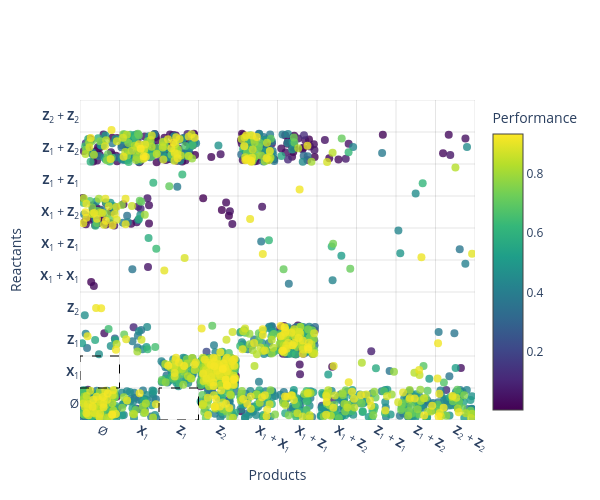

This figure's notebook cell:
### Code cell
# Plot the reactant-product scatter for the top unfiltered IOCRNs
rewards_sorted = [iocrn.last_task_info['reward'] for iocrn in all_iocrns_sorted]

plot_reactant_product_scatter(
    all_iocrns_sorted[0:n_unfiltered],
    perf=rewards_sorted[0:n_unfiltered],
    species_labels=species_labels,
    max_order= mak_order,
    num_reactions_template=num_reactions_template,
    title="",
    cmap_name="viridis",
    max_ticks=20,
    figsize=(6, 5),
    jitter_scale=0.45,
    use_plotly=True  # <--- ENABLE INTERACTIVE PLOTTING WITH PLOTLY
)

### Figure 1 — Plotly figure (JSON) as saved in the notebook; plotly's stock layout.template omitted (floating-point values rounded to 4 significant figures; data arrays with more than 128 entries replaced by an {"elided": "..."} marker saying what was removed)
{"data": [{"hovertemplate": "%{text}<extra></extra>", "marker": {"color": {"elided": "2000 float values"}, "colorbar": {"title": {"text": "Performance"}}, "colorscale": [[0, "#440154"], [0.1111, "#482878"], [0.2222, "#3e4989"], [0.3333, "#31688e"], [0.4444, "#26828e"], [0.5556, "#1f9e89"], [0.6667, "#35b779"], [0.7778, "#6ece58"], [0.8889, "#b5de2b"], [1, "#fde725"]], "opacity": 0.8, "showscale": true, "size": 8}, "mode": "markers", "text": {"elided": "2000 str values"}, "type": "scatter", "x": {"elided": "2000 float values"}, "y": {"elided": "2000 float values"}}], "layout": {"height": 500, "hoverlabel": {"align": "left"}, "plot_bgcolor": "white", "shapes": [{"fillcolor": "rgba(0,0,0,0)", "layer": "above", "line": {"color": "black", "dash": "dash", "width": 1}, "type": "rect", "x0": -0.5, "x1": 0.5, "y0": 0.5, "y1": 1.5}, {"fillcolor": "rgba(0,0,0,0)", "layer": "above", "line": {"color": "black", "dash": "dash", "width": 1}, "type": "rect", "x0": 1.5, "x1": 2.5, "y0": -0.5, "y1": 0.5}, {"layer": "below", "line": {"color": "rgba(0,0,0,0.1)", "width": 1}, "type": "line", "x0": -0.5, "x1": -0.5, "y0": -0.5, "y1": 9.5}, {"layer": "below", "line": {"color": "rgba(0,0,0,0.1)", "width": 1}, "type": "line", "x0": 0.5, "x1": 0.5, "y0": -0.5, "y1": 9.5}, {"layer": "below", "line": {"color": "rgba(0,0,0,0.1)", "width": 1}, "type": "line", "x0": 1.5, "x1": 1.5, "y0": -0.5, "y1": 9.5}, {"layer": "below", "line": {"color": "rgba(0,0,0,0.1)", "width": 1}, "type": "line", "x0": 2.5, "x1": 2.5, "y0": -0.5, "y1": 9.5}, {"layer": "below", "line": {"color": "rgba(0,0,0,0.1)", "width": 1}, "type": "line", "x0": 3.5, "x1": 3.5, "y0": -0.5, "y1": 9.5}, {"layer": "below", "line": {"color": "rgba(0,0,0,0.1)", "width": 1}, "type": "line", "x0": 4.5, "x1": 4.5, "y0": -0.5, "y1": 9.5}, {"layer": "below", "line": {"color": "rgba(0,0,0,0.1)", "width": 1}, "type": "line", "x0": 5.5, "x1": 5.5, "y0": -0.5, "y1": 9.5}, {"layer": "below", "line": {"color": "rgba(0,0,0,0.1)", "width": 1}, "type": "line", "x0": 6.5, "x1": 6.5, "y0": -0.5, "y1": 9.5}, {"layer": "below", "line": {"color": "rgba(0,0,0,0.1)", "width": 1}, "type": "line", "x0": 7.5, "x1": 7.5, "y0": -0.5, "y1": 9.5}, {"layer": "below", "line": {"color": "rgba(0,0,0,0.1)", "width": 1}, "type": "line", "x0": 8.5, "x1": 8.5, "y0": -0.5, "y1": 9.5}, {"layer": "below", "line": {"color": "rgba(0,0,0,0.1)", "width": 1}, "type": "line", "x0": 9.5, "x1": 9.5, "y0": -0.5, "y1": 9.5}, {"layer": "below", "line": {"color": "rgba(0,0,0,0.1)", "width": 1}, "type": "line", "x0": -0.5, "x1": 9.5, "y0": -0.5, "y1": -0.5}, {"layer": "below", "line": {"color": "rgba(0,0,0,0.1)", "width": 1}, "type": "line", "x0": -0.5, "x1": 9.5, "y0": 0.5, "y1": 0.5}, {"layer": "below", "line": {"color": "rgba(0,0,0,0.1)", "width": 1}, "type": "line", "x0": -0.5, "x1": 9.5, "y0": 1.5, "y1": 1.5}, {"layer": "below", "line": {"color": "rgba(0,0,0,0.1)", "width": 1}, "type": "line", "x0": -0.5, "x1": 9.5, "y0": 2.5, "y1": 2.5}, {"layer": "below", "line": {"color": "rgba(0,0,0,0.1)", "width": 1}, "type": "line", "x0": -0.5, "x1": 9.5, "y0": 3.5, "y1": 3.5}, {"layer": "below", "line": {"color": "rgba(0,0,0,0.1)", "width": 1}, "type": "line", "x0": -0.5, "x1": 9.5, "y0": 4.5, "y1": 4.5}, {"layer": "below", "line": {"color": "rgba(0,0,0,0.1)", "width": 1}, "type": "line", "x0": -0.5, "x1": 9.5, "y0": 5.5, "y1": 5.5}, {"layer": "below", "line": {"color": "rgba(0,0,0,0.1)", "width": 1}, "type": "line", "x0": -0.5, "x1": 9.5, "y0": 6.5, "y1": 6.5}, {"layer": "below", "line": {"color": "rgba(0,0,0,0.1)", "width": 1}, "type": "line", "x0": -0.5, "x1": 9.5, "y0": 7.5, "y1": 7.5}, {"layer": "below", "line": {"color": "rgba(0,0,0,0.1)", "width": 1}, "type": "line", "x0": -0.5, "x1": 9.5, "y0": 8.5, "y1": 8.5}, {"layer": "below", "line": {"color": "rgba(0,0,0,0.1)", "width": 1}, "type": "line", "x0": -0.5, "x1": 9.5, "y0": 9.5, "y1": 9.5}], "title": {"text": ""}, "width": 600, "xaxis": {"range": [-0.5, 9.5], "showgrid": false, "tickmode": "array", "ticktext": ["Ø", "<b>X</b><sub>1</sub>", "<b>Z</b><sub>1</sub>", "<b>Z</b><sub>2</sub>", "<b>X</b><sub>1</sub> + <b>X</b><sub>1</sub>", "<b>X</b><sub>1</sub> + <b>Z</b><sub>1</sub>", "<b>X</b><sub>1</sub> + <b>Z</b><sub>2</sub>", "<b>Z</b><sub>1</sub> + <b>Z</b><sub>1</sub>", "<b>Z</b><sub>1</sub> + <b>Z</b><sub>2</sub>", "<b>Z</b><sub>2</sub> + <b>Z</b><sub>2</sub>"], "tickvals": [0, 1, 2, 3, 4, 5, 6, 7, 8, 9], "title": {"text": "Products"}, "zeroline": false}, "yaxis": {"range": [-0.5, 9.5], "showgrid": false, "tickmode": "array", "ticktext": ["Ø", "<b>X</b><sub>1</sub>", "<b>Z</b><sub>1</sub>", "<b>Z</b><sub>2</sub>", "<b>X</b><sub>1</sub> + <b>X</b><sub>1</sub>", "<b>X</b><sub>1</sub> + <b>Z</b><sub>1</sub>", "<b>X</b><sub>1</sub> + <b>Z</b><sub>2</sub>", "<b>Z</b><sub>1</sub> + <b>Z</b><sub>1</sub>", "<b>Z</b><sub>1</sub> + <b>Z</b><sub>2</sub>", "<b>Z</b><sub>2</sub> + <b>Z</b><sub>2</sub>"], "tickvals": [0, 1, 2, 3, 4, 5, 6, 7, 8, 9], "title": {"text": "Reactants"}, "zeroline": false}}}
